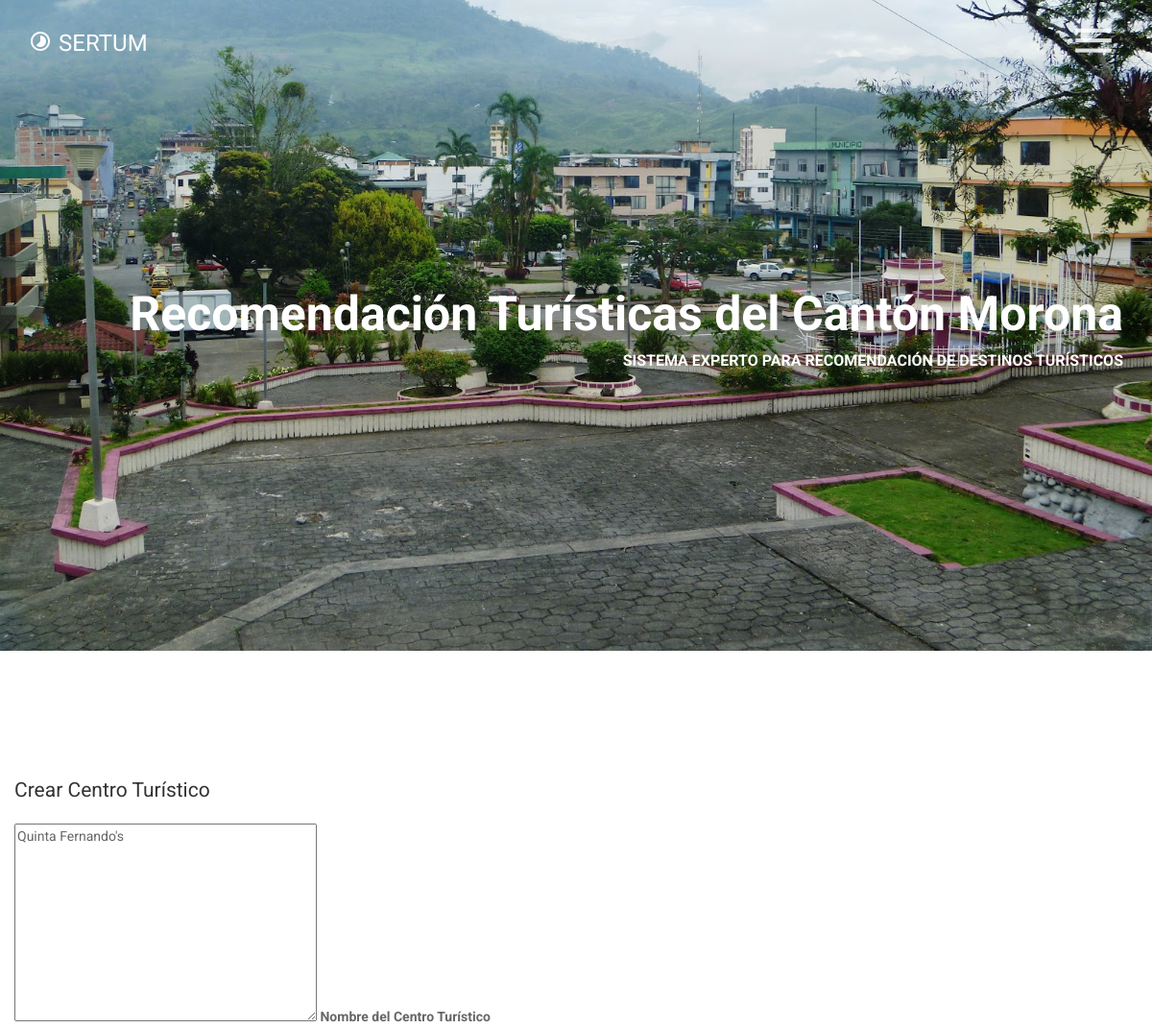
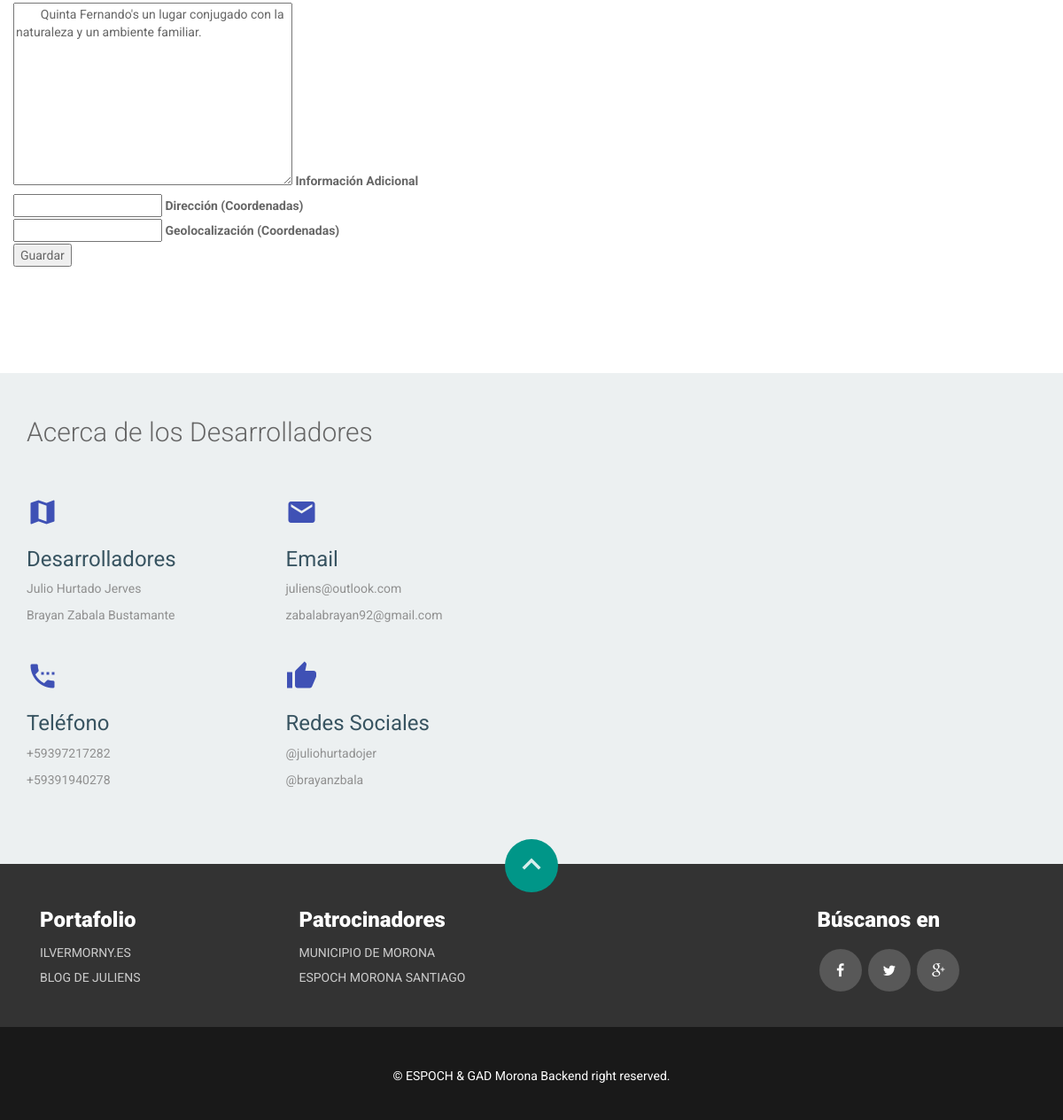
/destino/editar/quinta-fernandos/, run on the app's committed database (2 pictures, top to bottom).
### centro/models.py (models this page shows, shortened)
class Center(models.Model):
    name = models.TextField(blank=False)
    addres = map_fields.AddressField(max_length=200)
    aditional_information = models.TextField(blank=True, verbose_name='Place Description')
    geolocation = map_fields.GeoLocationField(max_length=100)
    slug = AutoSlugField(unique=True, populate_from='name', always_update=True)
    user = models.OneToOneField(User, unique=True, null=True)
    free = models.BooleanField(default=False)
    service = models.ManyToManyField(Service, through='ServiceCenter')

### centro/views.py (the view)
# urls.py: url(r'^destino/editar/(?P<slug>[-\w ]+)/$', CenterUpdateView .as_view(), name='center_edit'),
class CenterUpdateView(UpdateView):
    model = Center
    template_name = 'center_edit.html'
    slug_field = 'slug'
    form_class = CenterCreateForm
    context_object_name = 'center'

### centro/form.py
class CenterCreateForm(ModelForm):
    class Meta:
        model = Center
        fields = ['name', 'addres', 'geolocation', 'user', 'aditional_information',]

### centro/templates/center_edit.html (shortened to what this page needs)
{% extends 'base.html' %}
{% block content %}
    <div class="mui-container-fluid">
    <form class="mui-form" action="" method="post"> {% csrf_token %}
      <legend>Crear Centro Turístico</legend>
      <div class="mui-textfield mui-textfield--float-label">
        <textarea cols="40" id="id_name" name="name" rows="10" required="">{{ center.name }}</textarea>
        <label>Nombre del Centro Turístico</label>
      </div>
         <div class="mui-textfield mui-textfield--float-label">
        <textarea cols="40" id="id_aditional_information" name="aditional_information" rows="10" required="">
        {{ form.aditional_information.value }}
        </textarea>
        <label>Información Adicional</label>
      </div>
       <div class="mui-textfield mui-textfield--float-label">
        <input id="id_addres" maxlength="200" name="addres" type="text" required="" value="{{ center.addres }}">
        <label>Dirección (Coordenadas)</label>
      </div>
      <div class="mui-textfield mui-textfield--float-label">
          <input id="id_geolocation" maxlength="100" name="geolocation" type="text" required="" value="{{ center.addres }}">
        <label>Geolocalización (Coordenadas)</label>
      </div>
      <button type="submit" class="mui-btn mui-btn--raised">Guardar</button>
    </form>
    </div>
{% endblock %}

### centro/static/css/main.css (style rules this page uses)
body { font-family: 'Roboto', sans-serif; color: #666; font-size: 14px; font-weight: 400; background: #fff; }

### data on the page
Center: name "Quinta Fernando's", aditional_information "Quinta Fernando's un lugar conjugado con la naturaleza y un ambiente familiar."
